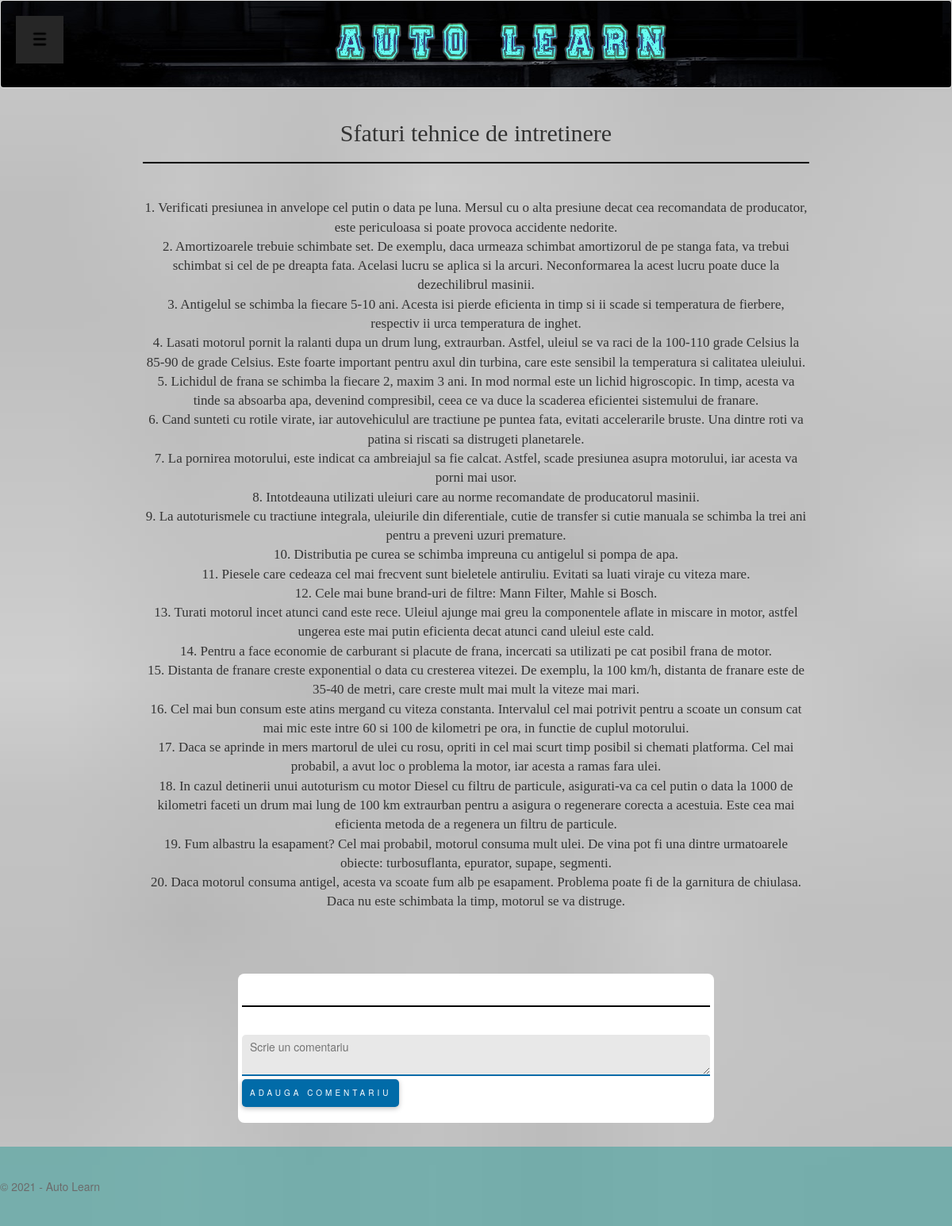
/php/viewCourse.php?course_id=2 (signed in), run on the app's committed database.
### tables this page shows
CREATE TABLE `courses` (
  `course_id` varchar(255) NOT NULL,
  `title` varchar(255) NOT NULL,
  `image` varchar(255) NOT NULL
);

CREATE TABLE `texts` (
  `text_id` int(255) NOT NULL,
  `course_id` varchar(255) NOT NULL,
  `text` text NOT NULL
);

### php/viewCourse.php (the view, shortened to what this page needs)
<?php
if(!isset($_SESSION['admin_id'])) {
    if(!isset($_SESSION['user_id']))
        header("location: ../index.php");
    include("../include/inHeaderUser.php");
    $session_id = $_SESSION["user_id"];
    $author = "user";
}
else{
    include("../include/inHeaderAdmin.php");
}
?>
<link rel='stylesheet' type='text/css' href='../css/admin.css'>
<div class='all_courses'>
<?php
global $conn;
$course_id = $_GET["course_id"];
$select_course = $conn->prepare("select * from courses where course_id=?");
$select_course->execute(array($course_id));
$course = $select_course->fetch();
echo "<h2 class='title'>" . $course["title"] . "</h2><hr>";
$select_texts = $conn->prepare("select * from texts where course_id=?");
$select_texts ->execute(array($course_id));
$select_files = $conn->prepare("select * from files where course_id=?");
$select_files ->execute(array($course_id));
while($texts = $select_texts->fetch() and $files = $select_files->fetch()){
    if(strcmp($texts['text'],"") != 0){
        echo  "<br>" . $texts['text'];
    }
}
?>
<br><br><br>
</div>
    <section id="app">
        <div class="container">
            <div class="row">
                <div class="col-6">
                    <div class="comment">
                        <hr>
                    </div>
                </div>
            </div>
            <div class="row">
                <div class="col-6">
                    <form method="post" action="">
                        <textarea class="input" placeholder="Scrie un comentariu" name="comment"></textarea>
                        <button class='primaryContained' type="submit" name="submit">Adauga comentariu</button>
                    </form>
                </div>
            </div>
        </div>
    </section>
<?php
    include("../include/footer.php");
?>

### css/index.css (style rules this page uses)
html body { height: 100%; }
body.logged { overflow-x: hidden; -webkit-background-size: cover; -moz-background-size: cover; -o-background-size: cover; background-size: cover; }

### css/admin.css (style rules this page uses)
* { box-sizing: border-box; }
html,body { height: 100%; margin: 0; }
body { background-image: url("../images/fundalAdmin.jpg"); }
body.logged { overflow-x: hidden; -webkit-background-size: cover; -moz-background-size: cover; -o-background-size: cover; background-size: cover; }
.container { width:50%; height:100%; padding: 16px; background : #1F2833; margin:auto; border-radius:34px; }
.all_courses { text-align: center; width: 70%; margin-right: auto; margin-left: auto; font-family: "Times New Roman", sans-serif; font-size: max(1.3vw,17px); }
h2.title { font-family: Algerian, serif; }

### php/viewCourse.php (style rules this page uses)
hr { border: 1px solid black; }
.container { max-width: 640px; margin: 30px auto; background: #fff; border-radius: 8px; padding: 20px; }
.comment { display: block; transition: all 1s; }
.container textarea { width: 100%; border: none; background: #E8E8E8; padding: 5px 10px; height: 50%; border-radius: 5px 5px 0 0; border-bottom: 2px solid #016BA8; transition: all 0.5s; margin-top: 15px; }
button.primaryContained { background: #016ba8; color: #fff; padding: 10px 10px; border: none; margin-top: 0; cursor: pointer; text-transform: uppercase; letter-spacing: 4px; box-shadow: 0 2px 6px 0 rgba(0, 0, 0, 0.25); transition: 1s all; font-size: 10px; border-radius: 5px; }

### data on the page
courses: title "Sfaturi tehnice de intretinere"
texts: text "1. Verificati presiunea in anvelope cel putin o data pe luna. Mersul cu o alta presiune decat cea recomandata de producator, este periculoasa si poate provoca accidente nedorite."
texts: text "2. Amortizoarele trebuie schimbate set. De exemplu, daca urmeaza schimbat amortizorul de pe stanga fata, va trebui schimbat si cel de pe dreapta fata. Acelasi lucru se aplica si la arcuri. Neconformarea la acest lucru poate duce la dezechilibrul masinii."
texts: text "3. Antigelul se schimba la fiecare 5-10 ani. Acesta isi pierde eficienta in timp si ii scade si temperatura de fierbere, respectiv ii urca temperatura de inghet."
texts: text "4. Lasati motorul pornit la ralanti dupa un drum lung, extraurban. Astfel, uleiul se va raci de la 100-110 grade Celsius la 85-90 de grade Celsius. Este foarte important pentru axul din turbina, care este sensibil la temperatura si calitatea uleiului."
texts: text "5. Lichidul de frana se schimba la fiecare 2, maxim 3 ani. In mod normal este un lichid higroscopic. In timp, acesta va tinde sa absoarba apa, devenind compresibil, ceea ce va duce la scaderea eficientei sistemului de franare."
texts: text "6. Cand sunteti cu rotile virate, iar autovehiculul are tractiune pe puntea fata, evitati accelerarile bruste. Una dintre roti va patina si riscati sa distrugeti planetarele."
texts: text "7. La pornirea motorului, este indicat ca ambreiajul sa fie calcat. Astfel, scade presiunea asupra motorului, iar acesta va porni mai usor."
texts: text "8. Intotdeauna utilizati uleiuri care au norme recomandate de producatorul masinii."
texts: text "9. La autoturismele cu tractiune integrala, uleiurile din diferentiale, cutie de transfer si cutie manuala se schimba la trei ani pentru a preveni uzuri premature."
texts: text "10. Distributia pe curea se schimba impreuna cu antigelul si pompa de apa."
texts: text "11. Piesele care cedeaza cel mai frecvent sunt bieletele antiruliu. Evitati sa luati viraje cu viteza mare."
texts: text "12. Cele mai bune brand-uri de filtre: Mann Filter, Mahle si Bosch."
texts: text "13. Turati motorul incet atunci cand este rece. Uleiul ajunge mai greu la componentele aflate in miscare in motor, astfel ungerea este mai putin eficienta decat atunci cand uleiul este cald."
texts: text "14. Pentru a face economie de carburant si placute de frana, incercati sa utilizati pe cat posibil frana de motor."
texts: text "15. Distanta de franare creste exponential o data cu cresterea vitezei. De exemplu, la 100 km/h, distanta de franare este de 35-40 de metri, care creste mult mai mult la viteze mai mari."
texts: text "16. Cel mai bun consum este atins mergand cu viteza constanta. Intervalul cel mai potrivit pentru a scoate un consum cat mai mic este intre 60 si 100 de kilometri pe ora, in functie de cuplul motorului."
texts: text "17. Daca se aprinde in mers martorul de ulei cu rosu, opriti in cel mai scurt timp posibil si chemati platforma. Cel mai probabil, a avut loc o problema la motor, iar acesta a ramas fara ulei."
texts: text "18. In cazul detinerii unui autoturism cu motor Diesel cu filtru de particule, asigurati-va ca cel putin o data la 1000 de kilometri faceti un drum mai lung de 100 km extraurban pentru a asigura o regenerare corecta a acestuia. Este cea mai eficienta metoda de a regenera un filtru de particule."
texts: text "19. Fum albastru la esapament? Cel mai probabil, motorul consuma mult ulei. De vina pot fi una dintre urmatoarele obiecte: turbosuflanta, epurator, supape, segmenti."
texts: text "20. Daca motorul consuma antigel, acesta va scoate fum alb pe esapament. Problema poate fi de la garnitura de chiulasa. Daca nu este schimbata la timp, motorul se va distruge."
